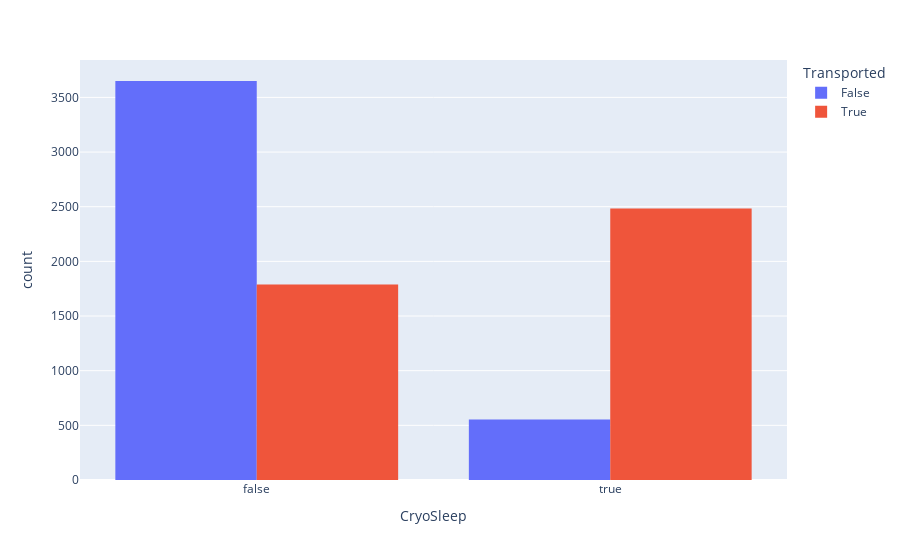

The notebook cell this image was saved under:
### Code cell
px.histogram(df,x='CryoSleep',color='Transported',barmode='group')

### Figure 1 — Plotly figure (JSON) as saved in the notebook; plotly's stock layout.template omitted (floating-point values rounded to 4 significant figures; data arrays with more than 128 entries replaced by an {"elided": "..."} marker saying what was removed)
{"data": [{"alignmentgroup": "True", "bingroup": "x", "hovertemplate": "Transported=False<br>CryoSleep=%{x}<br>count=%{y}<extra></extra>", "legendgroup": "False", "marker": {"color": "#636efa", "pattern": {"shape": ""}}, "name": "False", "offsetgroup": "False", "orientation": "v", "showlegend": true, "type": "histogram", "x": {"elided": "4315 bool values"}, "xaxis": "x", "yaxis": "y"}, {"alignmentgroup": "True", "bingroup": "x", "hovertemplate": "Transported=True<br>CryoSleep=%{x}<br>count=%{y}<extra></extra>", "legendgroup": "True", "marker": {"color": "#EF553B", "pattern": {"shape": ""}}, "name": "True", "offsetgroup": "True", "orientation": "v", "showlegend": true, "type": "histogram", "x": {"elided": "4378 bool values"}, "xaxis": "x", "yaxis": "y"}], "layout": {"barmode": "group", "legend": {"title": {"text": "Transported"}, "tracegroupgap": 0}, "margin": {"t": 60}, "xaxis": {"anchor": "y", "domain": [0, 1], "title": {"text": "CryoSleep"}}, "yaxis": {"anchor": "x", "domain": [0, 1], "title": {"text": "count"}}}}
